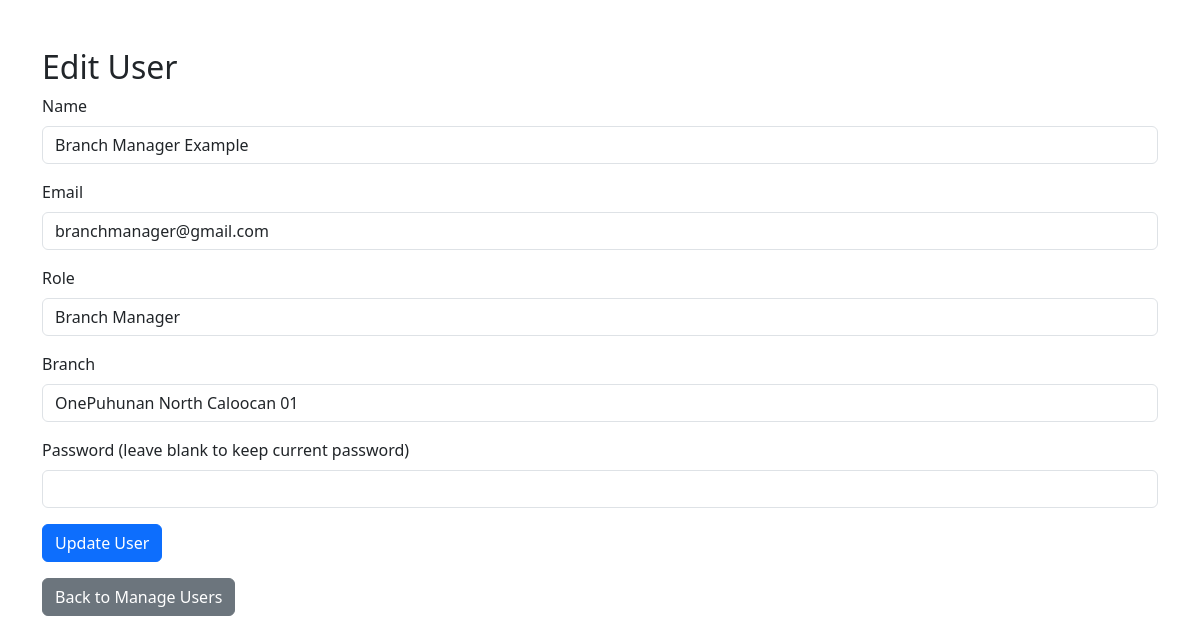
The page /controller/editUserController.php?user_id=25 (signed in) on the database as committed earlier.
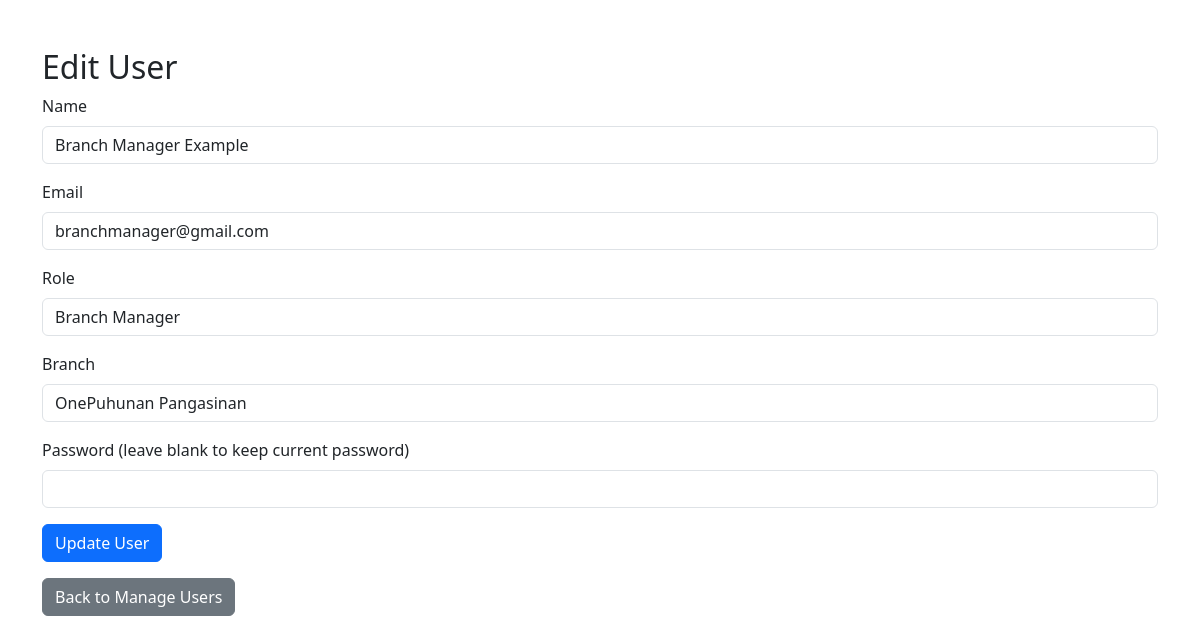
The same page on the database as committed later.
### tables this page shows
CREATE TABLE `user_tbl` (
  `user_id` int(11) NOT NULL,
  `name` varchar(255) NOT NULL,
  `address` text DEFAULT NULL,
  `contact` varchar(20) DEFAULT NULL,
  `role` enum('lo','admin','bm','client') NOT NULL,
  `username` varchar(100) NOT NULL,
  `email` varchar(255) NOT NULL,
  `password` varchar(255) NOT NULL,
  `repeat_password` varchar(255) NOT NULL,
  `created_at` timestamp NOT NULL DEFAULT current_timestamp(),
  `remember_token` varchar(255) DEFAULT NULL,
  `reset_token` varchar(255) DEFAULT NULL,
  `reset_expires` int(11) DEFAULT NULL,
  `branch_id` int(11) DEFAULT NULL
);

CREATE TABLE `branches` (
  `branch_id` int(11) NOT NULL,
  `branch_name` varchar(255) NOT NULL,
  `branch_address` text DEFAULT NULL,
  `branch_contact` varchar(20) DEFAULT NULL,
  `branch_email` varchar(255) DEFAULT NULL,
  `created_at` timestamp NOT NULL DEFAULT current_timestamp()
);

### controller/editUserController.php (the view, shortened to what this page needs)
<?php
require_once "../model/db.php";
$user_id = $_GET['user_id'];
$sql = "SELECT * FROM user_tbl WHERE user_id = ?";
$stmt = $conn->prepare($sql);
$stmt->bind_param("i", $user_id);
$stmt->execute();
$result = $stmt->get_result();
$user = $result->fetch_assoc();
?>
<!DOCTYPE html>
<html lang="en">
<head>
    <link rel="stylesheet" href="../view/css/style.css">
    <link href="https://cdn.jsdelivr.net/npm/bootstrap@5.3.3/dist/css/bootstrap.min.css" rel="stylesheet">
</head>
<body>
    <div class="container mt-5">
        <h2>Edit User</h2>
        <form action="" method="POST">
            <div class="mb-3">
                <label for="name" class="form-label">Name</label>
                <input type="text" class="form-control" id="name" name="name" value="<?php echo htmlspecialchars($user['name']); ?>" required>
            </div>
            <div class="mb-3">
                <label for="email" class="form-label">Email</label>
                <input type="email" class="form-control" id="email" name="email" value="<?php echo htmlspecialchars($user['email']); ?>" required>
            </div>
            <div class="mb-3">
                <label for="role" class="form-label">Role</label>
                <select class="form-control" id="role" name="role" required>
                    <option value="bm" <?php echo $user['role'] == 'bm' ? 'selected' : ''; ?>>Branch Manager</option>
                </select>
            </div>
            <div class="mb-3">
                <label for="branch_id" class="form-label">Branch</label>
                <select class="form-control" id="branch_id" name="branch_id" required>
                    <?php
                    $sql = "SELECT branch_id, branch_name FROM branches";
                    $result = $conn->query($sql);
                    $branches = $result->fetch_all(MYSQLI_ASSOC);
                    foreach ($branches as $branch): ?>
                        <option value="<?php echo $branch['branch_id']; ?>" <?php echo $user['branch_id'] == $branch['branch_id'] ? 'selected' : ''; ?>><?php echo htmlspecialchars($branch['branch_name']); ?></option>
                    <?php endforeach; ?>
                </select>
            </div>
            <div class="mb-3">
                <label for="password" class="form-label">Password (leave blank to keep current password)</label>
                <input type="password" class="form-control" id="password" name="password">
            </div>
            <button type="submit" class="btn btn-primary">Update User</button>
        </form>
        <a href="../view/adminManageUsers.php" class="btn btn-secondary mt-3">Back to Manage Users</a>
    </div>
</body>
</html>

Rows that differ between the two databases and show on the page:
changed user_tbl "Branch Manager Example": branch_id "OnePuhunan North Caloocan 01" → "OnePuhunan Pangasinan"
